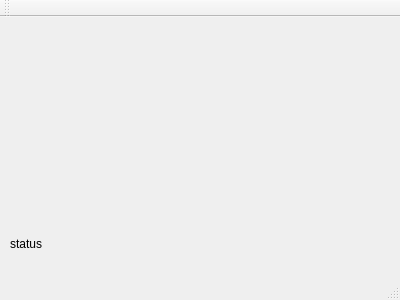
<?xml version="1.0" encoding="UTF-8"?>
<ui version="4.0">
 <class>DbManager</class>
 <widget class="QMainWindow" name="DbManager">
  <property name="geometry">
   <rect>
    <x>0</x>
    <y>0</y>
    <width>400</width>
    <height>300</height>
   </rect>
  </property>
  <property name="windowTitle">
   <string>DbManager</string>
  </property>
  <widget class="QWidget" name="centralWidget">
   <widget class="QLabel" name="label">
    <property name="geometry">
     <rect>
      <x>10</x>
      <y>220</y>
      <width>47</width>
      <height>13</height>
     </rect>
    </property>
    <property name="text">
     <string>status</string>
    </property>
   </widget>
  </widget>
  <widget class="QMenuBar" name="menuBar">
   <property name="geometry">
    <rect>
     <x>0</x>
     <y>0</y>
     <width>400</width>
     <height>21</height>
    </rect>
   </property>
  </widget>
  <widget class="QToolBar" name="mainToolBar">
   <attribute name="toolBarArea">
    <enum>TopToolBarArea</enum>
   </attribute>
   <attribute name="toolBarBreak">
    <bool>false</bool>
   </attribute>
  </widget>
  <widget class="QStatusBar" name="statusBar"/>
 </widget>
 <layoutdefault spacing="6" margin="11"/>
 <resources/>
 <connections/>
</ui>
